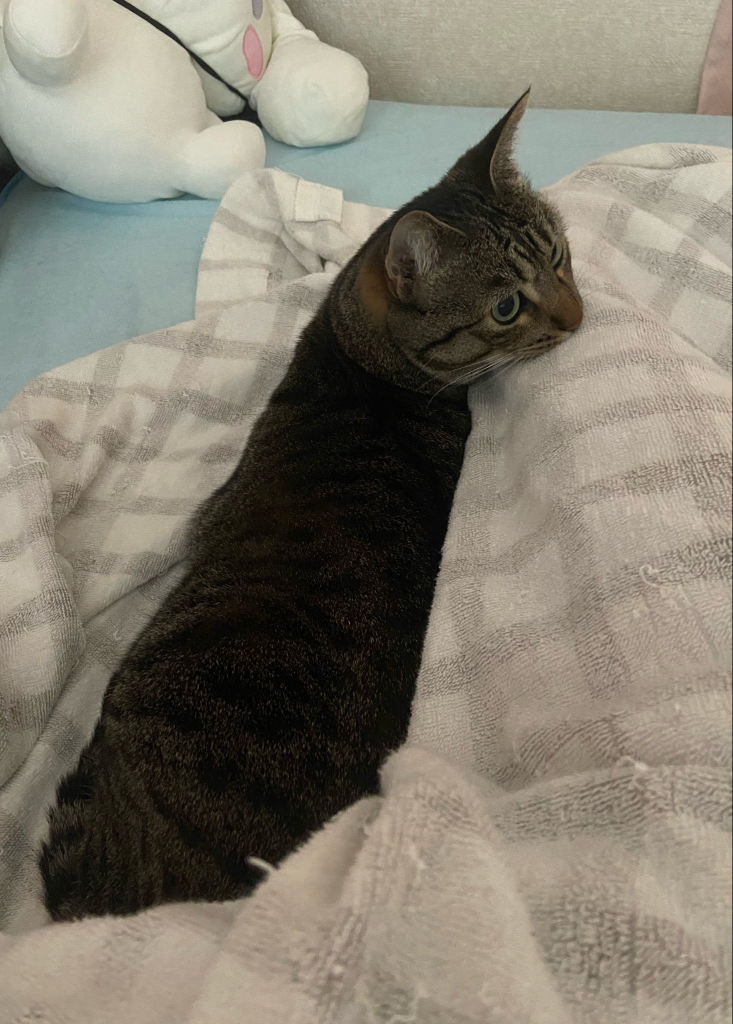
#> input picture assets/cats/HKMXOlLaMAAL6BQ.jfif, 1465 x 2048 px (shown at 1/2 size)
$ python cutout_cats.py
#> lines starting #> are read from the running program, lines starting #| are printed output that depends on the picture
from __future__ import annotations

import csv
from collections import deque
from pathlib import Path

from PIL import Image, ImageChops, ImageDraw, ImageFilter, ImageOps, ImageStat


ROOT = Path(__file__).resolve().parents[1]
SOURCE = ROOT / "assets" / "cats"
OUT = ROOT / "assets" / "trimmed-cats"
MAX_SIZE = 520

# Fractions of the original image: left, top, right, bottom.
# These are intentionally coarse. They stop furniture/floor from winning the
# automatic component selection before the background removal pass runs.
MANUAL_CROPS: dict[int, tuple[float, float, float, float]] = {
    2: (0.28, 0.02, 0.72, 0.98),
    5: (0.00, 0.00, 0.88, 1.00),
    10: (0.00, 0.12, 0.82, 0.92),
    11: (0.18, 0.35, 0.86, 0.92),
    12: (0.28, 0.02, 0.98, 0.62),
    13: (0.00, 0.28, 0.82, 1.00),
    14: (0.34, 0.00, 0.82, 1.00),
    15: (0.00, 0.00, 1.00, 0.72),
    16: (0.23, 0.00, 0.98, 0.76),
    23: (0.05, 0.38, 0.96, 0.92),
    24: (0.10, 0.00, 0.92, 0.92),
    28: (0.36, 0.02, 0.92, 0.98),
    31: (0.00, 0.18, 1.00, 0.88),
    35: (0.18, 0.05, 0.80, 0.98),
    37: (0.18, 0.04, 0.78, 0.98),
}

# Normalized to the post-crop image. These rough masks are deliberately used
# for the photos where automatic foreground selection tends to pick furniture.
MANUAL_MASKS: dict[int, list[tuple[str, tuple[float, ...]]]] = {
    1: [("ellipse", (0.12, 0.08, 0.88, 0.98)), ("poly", (0.16, 0.25, 0.02, 0.98, 0.98, 0.98, 0.84, 0.25))],
    2: [("ellipse", (0.28, 0.48, 0.72, 0.98)), ("poly", (0.44, 0.10, 0.58, 0.10, 0.68, 0.70, 0.34, 0.70))],
    3: [("ellipse", (0.06, 0.08, 0.96, 0.88)), ("poly", (0.18, 0.18, 0.86, 0.16, 0.98, 0.66, 0.68, 0.98, 0.18, 0.86))],
    4: [("poly", (0.28, 0.05, 0.64, 0.06, 0.88, 0.45, 0.76, 0.98, 0.36, 0.92, 0.12, 0.42))],
    5: [("poly", (0.02, 0.38, 0.40, 0.08, 0.96, 0.28, 0.96, 0.98, 0.20, 0.92))],
    6: [("ellipse", (0.08, 0.08, 0.94, 0.92))],
    7: [("poly", (0.10, 0.36, 0.38, 0.16, 0.88, 0.18, 0.98, 0.42, 0.64, 0.60, 0.34, 0.96, 0.04, 0.98))],
    8: [("poly", (0.32, 0.04, 0.62, 0.02, 0.76, 0.40, 0.74, 0.94, 0.40, 0.98, 0.22, 0.42))],
    9: [("poly", (0.38, 0.02, 0.68, 0.12, 0.86, 0.62, 0.72, 0.98, 0.34, 0.94, 0.12, 0.44))],
    10: [("poly", (0.16, 0.08, 0.76, 0.10, 0.96, 0.45, 0.74, 0.82, 0.22, 0.90, 0.02, 0.50))],
    11: [("poly", (0.18, 0.22, 0.76, 0.10, 0.98, 0.42, 0.78, 0.86, 0.20, 0.92, 0.02, 0.52))],
    12: [("ellipse", (0.30, 0.10, 0.84, 0.84)), ("poly", (0.42, 0.02, 0.72, 0.08, 0.98, 0.48, 0.58, 0.98, 0.20, 0.52))],
    13: [("poly", (0.10, 0.10, 0.72, 0.00, 0.98, 0.46, 0.82, 0.98, 0.26, 0.90, 0.02, 0.45))],
    14: [("ellipse", (0.16, 0.04, 0.86, 0.92)), ("poly", (0.38, 0.62, 0.92, 0.98, 0.46, 0.98))],
    15: [("poly", (0.18, 0.02, 0.68, 0.00, 0.98, 0.36, 0.82, 0.90, 0.22, 0.98, 0.02, 0.42))],
    16: [("poly", (0.04, 0.28, 0.56, 0.04, 0.98, 0.26, 0.84, 0.82, 0.26, 0.94))],
    17: [("poly", (0.18, 0.02, 0.52, 0.00, 0.82, 0.34, 0.88, 0.98, 0.24, 0.98, 0.02, 0.42))],
    18: [("ellipse", (0.04, 0.04, 0.96, 0.92)), ("poly", (0.06, 0.30, 0.48, 0.00, 0.96, 0.32, 0.88, 0.98, 0.18, 0.92))],
    19: [("poly", (0.04, 0.20, 0.98, 0.16, 0.94, 0.88, 0.10, 0.86))],
    20: [("ellipse", (0.08, 0.02, 0.92, 0.96))],
    21: [("poly", (0.20, 0.04, 0.70, 0.02, 0.92, 0.58, 0.78, 0.98, 0.28, 0.90, 0.04, 0.42))],
    22: [("ellipse", (0.22, 0.28, 0.88, 0.98)), ("poly", (0.02, 0.48, 0.58, 0.28, 0.98, 0.64, 0.76, 0.98, 0.18, 0.92))],
    23: [("poly", (0.08, 0.02, 0.78, 0.00, 0.96, 0.96, 0.22, 0.98))],
    24: [("ellipse", (0.20, 0.02, 0.82, 0.70)), ("poly", (0.10, 0.30, 0.88, 0.28, 0.78, 0.98, 0.24, 0.96))],
    25: [("ellipse", (0.04, 0.06, 0.96, 0.96))],
    26: [("ellipse", (0.08, 0.04, 0.92, 0.92)), ("poly", (0.10, 0.30, 0.88, 0.30, 0.80, 0.98, 0.18, 0.98))],
    27: [("ellipse", (0.24, 0.22, 0.78, 0.70))],
    28: [("poly", (0.12, 0.06, 0.78, 0.04, 0.92, 0.54, 0.76, 0.98, 0.22, 0.88, 0.02, 0.34))],
    29: [("ellipse", (0.02, 0.04, 0.98, 0.94))],
    30: [("ellipse", (0.08, 0.02, 0.92, 0.90)), ("poly", (0.18, 0.36, 0.80, 0.32, 0.90, 0.98, 0.12, 0.98))],
    31: [("ellipse", (0.24, 0.04, 0.76, 0.90)), ("poly", (0.10, 0.44, 0.90, 0.40, 0.72, 0.98, 0.28, 0.98))],
    32: [("poly", (0.10, 0.18, 0.70, 0.02, 0.98, 0.38, 0.80, 0.92, 0.18, 0.98, 0.02, 0.48))],
    33: [("ellipse", (0.12, 0.04, 0.88, 0.94)), ("poly", (0.18, 0.30, 0.82, 0.30, 0.96, 0.98, 0.04, 0.98))],
    34: [("ellipse", (0.22, 0.02, 0.78, 0.72)), ("poly", (0.10, 0.40, 0.90, 0.40, 0.82, 0.98, 0.18, 0.98))],
    35: [("poly", (0.28, 0.02, 0.62, 0.04, 0.84, 0.82, 0.52, 0.98, 0.18, 0.56))],
    36: [("ellipse", (0.12, 0.04, 0.90, 0.88))],
    37: [("ellipse", (0.18, 0.04, 0.86, 0.96)), ("poly", (0.28, 0.22, 0.72, 0.18, 0.92, 0.98, 0.12, 0.98))],
    38: [("ellipse", (0.24, 0.00, 0.78, 0.62)), ("poly", (0.06, 0.28, 0.94, 0.28, 0.82, 0.98, 0.18, 0.98))],
}


def source_files() -> list[Path]:
    return sorted(SOURCE.glob("*.jfif"))


# [83 lines left out: functions crop_by_fraction, estimate_background, color_distance_mask, central_weight, best_components, not called in this run]


def crop_alpha(image: Image.Image, alpha: Image.Image) -> Image.Image:
    bbox = alpha.getbbox()
    if bbox is None:
        rgba = image.convert("RGBA")
        rgba.putalpha(Image.new("L", image.size, 255))
        return rgba
    pad = 18
    left = max(0, bbox[0] - pad)
    top = max(0, bbox[1] - pad)
    right = min(image.width, bbox[2] + pad)
    bottom = min(image.height, bbox[3] + pad)
    rgba = image.convert("RGBA")
    rgba.putalpha(alpha)
    return rgba.crop((left, top, right, bottom))


# [6 lines left out: function smooth_alpha, not called in this run]


def manual_mask(size: tuple[int, int], index: int) -> Image.Image:
    scale = 4
    w, h = size
    mask = Image.new("L", (w * scale, h * scale), 0)
    draw = ImageDraw.Draw(mask)
    for kind, values in MANUAL_MASKS[index]:
        if kind == "ellipse":
            left, top, right, bottom = values
            draw.ellipse(
                (left * w * scale, top * h * scale, right * w * scale, bottom * h * scale),
                fill=255,
            )
        else:
            points = [
                (values[i] * w * scale, values[i + 1] * h * scale)
                for i in range(0, len(values), 2)
            ]
            draw.polygon(points, fill=255)
    mask = mask.filter(ImageFilter.GaussianBlur(3.5 * scale))
    return mask.resize(size, Image.Resampling.LANCZOS)


def cutout(path: Path, index: int) -> Image.Image:
    image = Image.open(path).convert("RGB")
    if index in MANUAL_CROPS:
        image = crop_by_fraction(image, MANUAL_CROPS[index])
    image.thumbnail((MAX_SIZE, MAX_SIZE), Image.Resampling.LANCZOS)
    if index in MANUAL_MASKS:
        return crop_alpha(image, manual_mask(image.size, index))
    bg = estimate_background(image)
    mask = color_distance_mask(image, bg)
    mask = best_components(mask)
    mask = smooth_alpha(mask)
    return crop_alpha(image, mask)


def write_mapping(rows: list[tuple[str, str]]) -> None:
    csv_path = OUT / "mapping.csv"
    with csv_path.open("w", newline="", encoding="utf-8") as file:
        writer = csv.writer(file)
        writer.writerow(["cat_id", "source_file"])
        writer.writerows(rows)

    md_path = ROOT / "trimmed-cats-mapping.md"
    lines = ["# Trimmed Cat Mapping", "", "| Cat ID | Source file |", "| --- | --- |"]
    for cat_id, source_file in rows:
        lines.append(f"| {cat_id} | {source_file} |")
    md_path.write_text("\n".join(lines) + "\n", encoding="utf-8")


def main() -> None:
    OUT.mkdir(parents=True, exist_ok=True)
    rows: list[tuple[str, str]] = []
    for index, path in enumerate(source_files(), start=1):
        cat_id = f"CAT_{index:02d}"
        out = OUT / f"{cat_id}.png"
        cutout(path, index).save(out)
#> in cutout, image is the input picture: PIL image 1465x2048 RGB; mean R, G, B 129.4, 123.5, 110.2
#> in cutout, `image.thumbnail((MAX_SIZE, MAX_SIZE), Image.Resampling.LANCZOS)`:
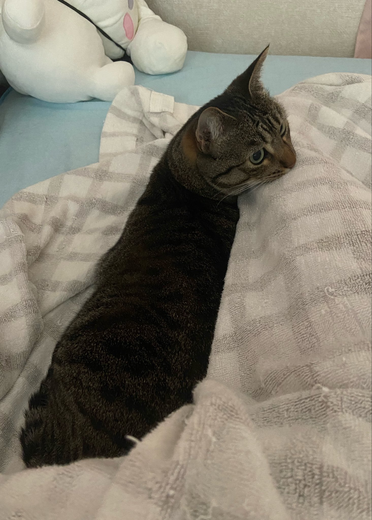
#> image: PIL image 372x520 RGB; mean R, G, B 129.4, 123.5, 110.2
#> in manual_mask, `mask = Image.new("L", (w * scale, h * scale), 0)`: mask: PIL image 1488x2080 L; every value is 0
#> in manual_mask, `mask = mask.filter(ImageFilter.GaussianBlur(3.5 * scale))`:
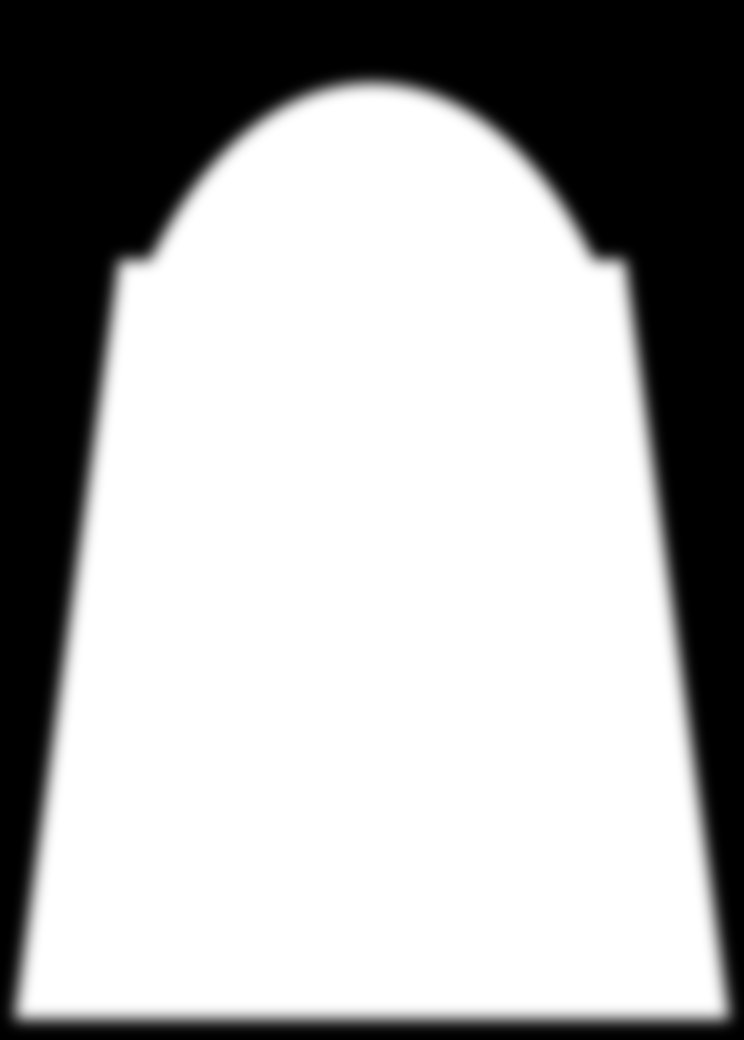
#> mask: PIL image 1488x2080 L (shown at 1/2 size); min 0, max 255, mean 170.8
#> in manual_mask, `return mask.resize(size, Image.Resampling.LANCZOS)`:
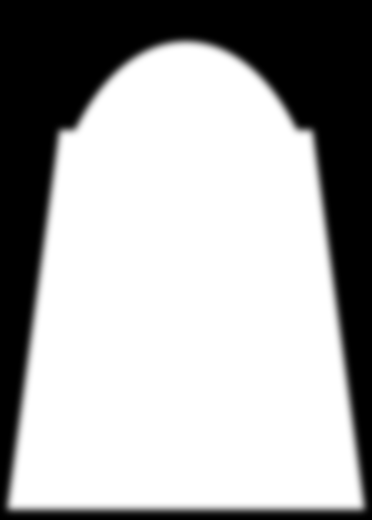
#> returned value: PIL image 372x520 L; min 0, max 255, mean 170.8
#> in crop_alpha, `bbox = alpha.getbbox()`: bbox = (0, 33, 372, 519)
#> in crop_alpha, `left = max(0, bbox[0] - pad)`: left = 0
#> in crop_alpha, `top = max(0, bbox[1] - pad)`: top = 15
#> in crop_alpha, `right = min(image.width, bbox[2] + pad)`: right = 372
#> in crop_alpha, `bottom = min(image.height, bbox[3] + pad)`: bottom = 520
#> in crop_alpha, `rgba.putalpha(alpha)`:
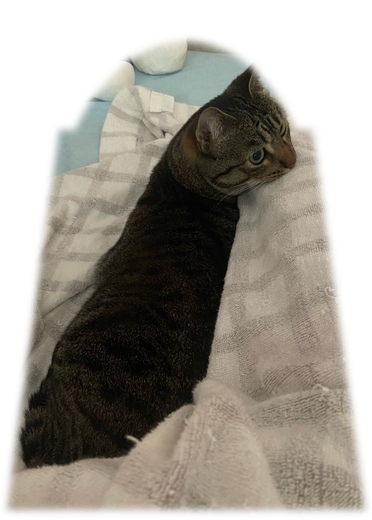
#> rgba: PIL image 372x520 RGBA; mean R, G, B, A 129.4, 123.5, 110.2, 170.8; transparent parts drawn white
#> in crop_alpha, `return rgba.crop((left, top, right, bottom))`:
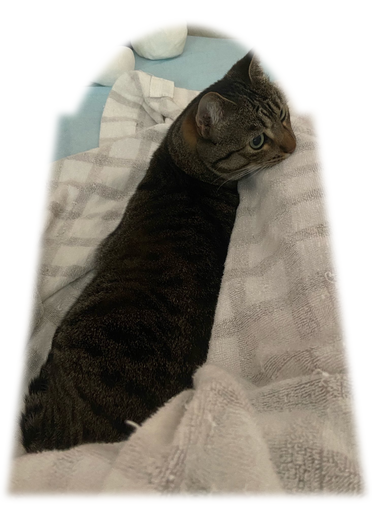
#> returned value: PIL image 372x505 RGBA; mean R, G, B, A 127.8, 121.9, 108.8, 175.9; transparent parts drawn white
        rows.append((cat_id, path.name))
        print(out.relative_to(ROOT))
    write_mapping(rows)


if __name__ == "__main__":
    main()
